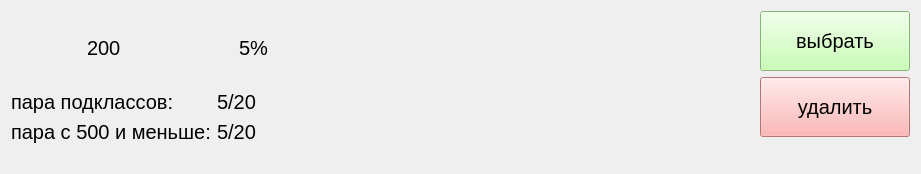
<?xml version="1.0" encoding="UTF-8"?>
<ui version="4.0">
 <class>BallancerSlotClass</class>
 <widget class="QWidget" name="BallancerSlotClass">
  <property name="geometry">
   <rect>
    <x>0</x>
    <y>0</y>
    <width>921</width>
    <height>174</height>
   </rect>
  </property>
  <property name="windowTitle">
   <string>BallancerSlot</string>
  </property>
  <layout class="QHBoxLayout" name="horizontalLayout_2">
   <item>
    <layout class="QVBoxLayout" name="verticalLayout_3">
     <item>
      <layout class="QHBoxLayout" name="horizontalLayout">
       <item>
        <widget class="QLabel" name="dispersionLogo">
         <property name="minimumSize">
          <size>
           <width>70</width>
           <height>0</height>
          </size>
         </property>
         <property name="text">
          <string/>
         </property>
        </widget>
       </item>
       <item>
        <widget class="QLabel" name="dispertionLabel">
         <property name="minimumSize">
          <size>
           <width>70</width>
           <height>0</height>
          </size>
         </property>
         <property name="font">
          <font>
           <pointsize>15</pointsize>
          </font>
         </property>
         <property name="text">
          <string>200</string>
         </property>
         <property name="scaledContents">
          <bool>true</bool>
         </property>
        </widget>
       </item>
       <item>
        <widget class="QLabel" name="offclassLogo">
         <property name="minimumSize">
          <size>
           <width>70</width>
           <height>0</height>
          </size>
         </property>
         <property name="text">
          <string/>
         </property>
        </widget>
       </item>
       <item>
        <widget class="QLabel" name="offclassLabel">
         <property name="minimumSize">
          <size>
           <width>70</width>
           <height>0</height>
          </size>
         </property>
         <property name="font">
          <font>
           <pointsize>15</pointsize>
          </font>
         </property>
         <property name="text">
          <string>5%</string>
         </property>
        </widget>
       </item>
      </layout>
     </item>
     <item>
      <layout class="QFormLayout" name="formLayout">
       <item row="0" column="0">
        <widget class="QLabel" name="label">
         <property name="font">
          <font>
           <pointsize>15</pointsize>
          </font>
         </property>
         <property name="styleSheet">
          <string notr="true">font-size: 1.8em;</string>
         </property>
         <property name="text">
          <string>пара подклассов:</string>
         </property>
        </widget>
       </item>
       <item row="0" column="1">
        <widget class="QLabel" name="subclassCoupleLabel">
         <property name="font">
          <font>
           <pointsize>15</pointsize>
          </font>
         </property>
         <property name="styleSheet">
          <string notr="true">font-size: 1.8em;</string>
         </property>
         <property name="text">
          <string>5/20</string>
         </property>
        </widget>
       </item>
       <item row="1" column="0">
        <widget class="QLabel" name="label_3">
         <property name="font">
          <font>
           <pointsize>15</pointsize>
          </font>
         </property>
         <property name="styleSheet">
          <string notr="true">font-size: 1.8em;</string>
         </property>
         <property name="text">
          <string>пара с 500 и меньше:</string>
         </property>
        </widget>
       </item>
       <item row="1" column="1">
        <widget class="QLabel" name="LowrankCoupleLabel">
         <property name="font">
          <font>
           <pointsize>15</pointsize>
          </font>
         </property>
         <property name="styleSheet">
          <string notr="true">font-size: 1.8em;</string>
         </property>
         <property name="text">
          <string>5/20</string>
         </property>
        </widget>
       </item>
      </layout>
     </item>
    </layout>
   </item>
   <item>
    <spacer name="horizontalSpacer">
     <property name="orientation">
      <enum>Qt::Horizontal</enum>
     </property>
     <property name="sizeHint" stdset="0">
      <size>
       <width>40</width>
       <height>20</height>
      </size>
     </property>
    </spacer>
   </item>
   <item>
    <layout class="QVBoxLayout" name="verticalLayout">
     <item>
      <widget class="QPushButton" name="pushButton_2">
       <property name="minimumSize">
        <size>
         <width>150</width>
         <height>60</height>
        </size>
       </property>
       <property name="font">
        <font>
         <pointsize>15</pointsize>
        </font>
       </property>
       <property name="styleSheet">
        <string notr="true">background-color: rgb(186, 255, 161);</string>
       </property>
       <property name="text">
        <string>выбрать</string>
       </property>
      </widget>
     </item>
     <item>
      <widget class="QPushButton" name="pushButton">
       <property name="minimumSize">
        <size>
         <width>150</width>
         <height>60</height>
        </size>
       </property>
       <property name="font">
        <font>
         <pointsize>15</pointsize>
        </font>
       </property>
       <property name="styleSheet">
        <string notr="true">background-color: rgb(255, 161, 161);</string>
       </property>
       <property name="text">
        <string>удалить</string>
       </property>
      </widget>
     </item>
     <item>
      <spacer name="verticalSpacer">
       <property name="orientation">
        <enum>Qt::Vertical</enum>
       </property>
       <property name="sizeHint" stdset="0">
        <size>
         <width>20</width>
         <height>40</height>
        </size>
       </property>
      </spacer>
     </item>
    </layout>
   </item>
  </layout>
 </widget>
 <layoutdefault spacing="6" margin="11"/>
 <resources/>
 <connections/>
</ui>
